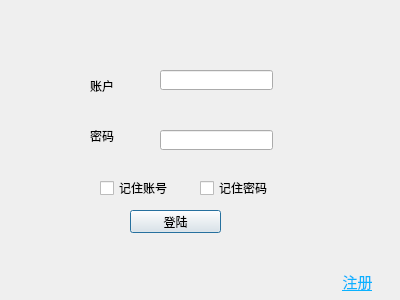
<?xml version="1.0" encoding="UTF-8"?>
<ui version="4.0">
 <class>LoginDialog</class>
 <widget class="QDialog" name="LoginDialog">
  <property name="geometry">
   <rect>
    <x>0</x>
    <y>0</y>
    <width>400</width>
    <height>300</height>
   </rect>
  </property>
  <property name="windowTitle">
   <string>Dialog</string>
  </property>
  <widget class="QLineEdit" name="lineEditName">
   <property name="geometry">
    <rect>
     <x>160</x>
     <y>70</y>
     <width>113</width>
     <height>20</height>
    </rect>
   </property>
  </widget>
  <widget class="QLabel" name="UserLabel">
   <property name="geometry">
    <rect>
     <x>90</x>
     <y>80</y>
     <width>54</width>
     <height>12</height>
    </rect>
   </property>
   <property name="text">
    <string>账户</string>
   </property>
  </widget>
  <widget class="QLabel" name="PassLabel">
   <property name="geometry">
    <rect>
     <x>90</x>
     <y>130</y>
     <width>54</width>
     <height>12</height>
    </rect>
   </property>
   <property name="text">
    <string>密码</string>
   </property>
  </widget>
  <widget class="QLineEdit" name="lineEditPass">
   <property name="geometry">
    <rect>
     <x>160</x>
     <y>130</y>
     <width>113</width>
     <height>20</height>
    </rect>
   </property>
   <property name="echoMode">
    <enum>QLineEdit::Password</enum>
   </property>
  </widget>
  <widget class="QCheckBox" name="checkBox">
   <property name="geometry">
    <rect>
     <x>100</x>
     <y>180</y>
     <width>71</width>
     <height>16</height>
    </rect>
   </property>
   <property name="text">
    <string>记住账号</string>
   </property>
  </widget>
  <widget class="QCheckBox" name="checkBox_2">
   <property name="geometry">
    <rect>
     <x>200</x>
     <y>180</y>
     <width>71</width>
     <height>16</height>
    </rect>
   </property>
   <property name="text">
    <string>记住密码</string>
   </property>
  </widget>
  <widget class="QPushButton" name="pushButton">
   <property name="geometry">
    <rect>
     <x>130</x>
     <y>210</y>
     <width>91</width>
     <height>23</height>
    </rect>
   </property>
   <property name="text">
    <string>登陆</string>
   </property>
  </widget>
  <widget class="QPushButton" name="pushButton_2">
   <property name="geometry">
    <rect>
     <x>320</x>
     <y>270</y>
     <width>75</width>
     <height>23</height>
    </rect>
   </property>
   <property name="font">
    <font>
     <pointsize>11</pointsize>
     <underline>true</underline>
    </font>
   </property>
   <property name="mouseTracking">
    <bool>false</bool>
   </property>
   <property name="styleSheet">
    <string notr="true">color: rgb(10, 178, 255);</string>
   </property>
   <property name="text">
    <string>注册</string>
   </property>
   <property name="flat">
    <bool>true</bool>
   </property>
  </widget>
 </widget>
 <resources/>
 <connections/>
</ui>
